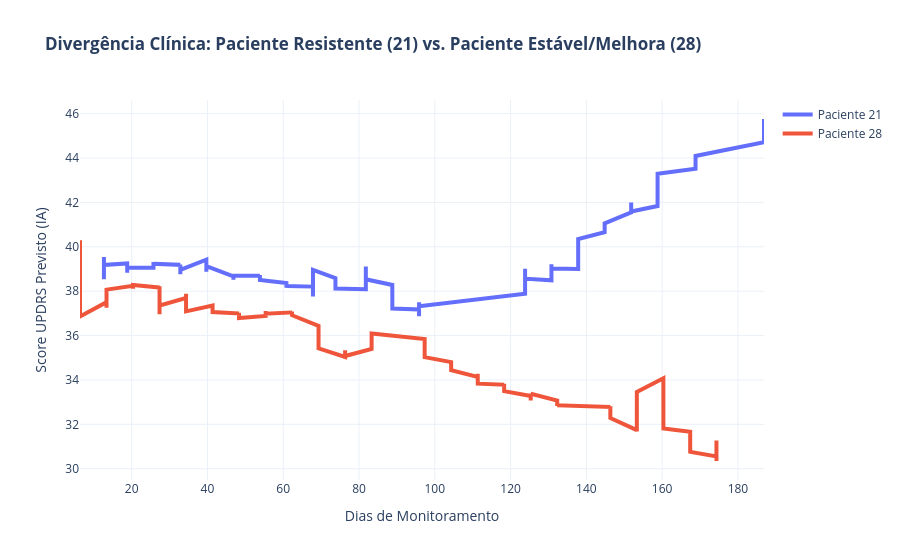

Notebook cell for this chart:
### Code cell
#Comparação de Controle: Paciente 21 vs. Paciente 28
#Comparando o "Resistente" (21) com o "Responsivo" (28)
#Comparação de Controle: Paciente 21 (Resistente) vs. Paciente 28 (Responsivo)
import plotly.graph_objects as go  
              

#Comparação de Controle: Paciente 21 (Resistente) vs. Paciente 28 (Responsivo)
pacientes_comp = [21, 28]
fig_comp = go.Figure()

for p_id in pacientes_comp:
    #Filtrar e ordenar por tempo
    df_p = df[df['subject'] == p_id].sort_values('test_time')
    
    #Preparar X removendo colunas que não são features (usando ignore para evitar erros)
    X_p = df_p.drop(['subject', 'test_time', 'motor_updrs', 'total_updrs'], axis=1, errors='ignore')
    
    #Predição e Suavização
    preds = model.predict(X_p)
    trend = pd.Series(preds, index=df_p.index).ewm(span=10).mean()
    
    #Adicionar ao gráfico
    fig_comp.add_trace(go.Scatter(
        x=df_p['test_time'], 
        y=trend,
        name=f'Paciente {p_id}',
        line=dict(width=4)
    ))

#Estilização do Gráfico
fig_comp.update_layout(
    title="<b>Divergência Clínica: Paciente Resistente (21) vs. Paciente Estável/Melhora (28)</b>",
    xaxis_title="Dias de Monitoramento",
    yaxis_title="Score UPDRS Previsto (IA)",
    template="plotly_white",
    hovermode="x unified"
)

fig_comp.show()

### Figure 1 — Plotly figure (JSON) as saved in the notebook; plotly's stock layout.template omitted (floating-point values rounded to 4 significant figures; data arrays with more than 128 entries replaced by an {"elided": "..."} marker saying what was removed)
{"data": [{"line": {"width": 4}, "name": "Paciente 21", "type": "scatter", "x": [12.68, 12.68, 12.68, 12.68, 12.68, 12.68, 18.83, 18.83, 18.83, 18.83, 18.83, 18.83, 25.75, 25.75, 25.76, 25.76, 25.76, 25.76, 32.84, 32.84, 32.84, 32.84, 32.85, 32.85, 39.71, 39.71, 39.71, 39.71, 39.71, 39.71, 46.85, 46.85, 46.86, 46.86, 46.86, 46.86, 53.84, 53.84, 53.84, 53.85, 53.85, 53.85, 60.84, 60.84, 60.84, 60.84, 60.84, 67.84, 67.85, 67.85, 67.85, 67.85, 67.85, 73.78, 73.78, 73.78, 73.78, 73.78, 73.78, 81.8, 81.8, 81.8, 81.8, 81.8, 88.79, 88.79, 88.79, 88.79, 88.79, 88.79, 95.85, 95.85, 95.85, 95.85, 95.85, 95.85, 123.8, 123.8, 123.8, 123.8, 123.8, 123.8, 130.8, 130.8, 130.8, 130.8, 130.8, 130.8, 137.8, 137.8, 137.8, 137.8, 137.8, 137.8, 144.8, 144.8, 144.8, 144.8, 144.8, 144.8, 151.8, 151.8, 151.8, 151.8, 151.8, 151.8, 158.8, 158.8, 158.8, 158.8, 158.8, 158.8, 168.8, 168.8, 168.8, 168.8, 168.8, 186.9, 186.9, 186.9, 186.9, 186.9, 186.9], "y": [39.54, 38.89, 38.54, 39.07, 39.05, 39.18, 39.25, 38.84, 39.01, 39.12, 38.91, 39.06, 39.06, 39.26, 39.32, 39.25, 39.15, 39.23, 39.19, 39.2, 39.03, 38.77, 38.86, 38.96, 39.42, 39.14, 39.03, 38.88, 39.05, 39.12, 38.67, 38.71, 38.59, 38.52, 38.62, 38.71, 38.69, 38.72, 38.73, 38.63, 38.64, 38.51, 38.37, 38.3, 38.22, 38.16, 38.24, 38.21, 38.06, 37.98, 37.76, 38.18, 38.96, 38.59, 38.28, 38.13, 38.16, 38.13, 38.12, 38.09, 38.76, 39.12, 38.85, 38.54, 38.28, 37.93, 37.64, 37.58, 37.44, 37.22, 37.18, 37.01, 36.87, 37.03, 37.5, 37.33, 37.88, 38.38, 38.55, 38.83, 39.01, 38.56, 38.49, 38.81, 39.21, 39.01, 39.18, 39.02, 39.0, 39.17, 39.74, 39.97, 40.05, 40.35, 40.66, 40.73, 40.98, 41.03, 40.97, 41.06, 41.55, 41.72, 41.96, 41.79, 42.0, 41.59, 41.84, 42.2, 42.37, 42.68, 42.93, 43.3, 43.52, 43.77, 43.83, 43.94, 44.1, 44.71, 45.0, 45.25, 45.53, 45.7, 45.76]}, {"line": {"width": 4}, "name": "Paciente 28", "type": "scatter", "x": {"elided": "134 float values"}, "y": {"elided": "134 float values"}}], "layout": {"hovermode": "x unified", "title": {"text": "<b>Divergência Clínica: Paciente Resistente (21) vs. Paciente Estável/Melhora (28)</b>"}, "xaxis": {"title": {"text": "Dias de Monitoramento"}}, "yaxis": {"title": {"text": "Score UPDRS Previsto (IA)"}}}}
